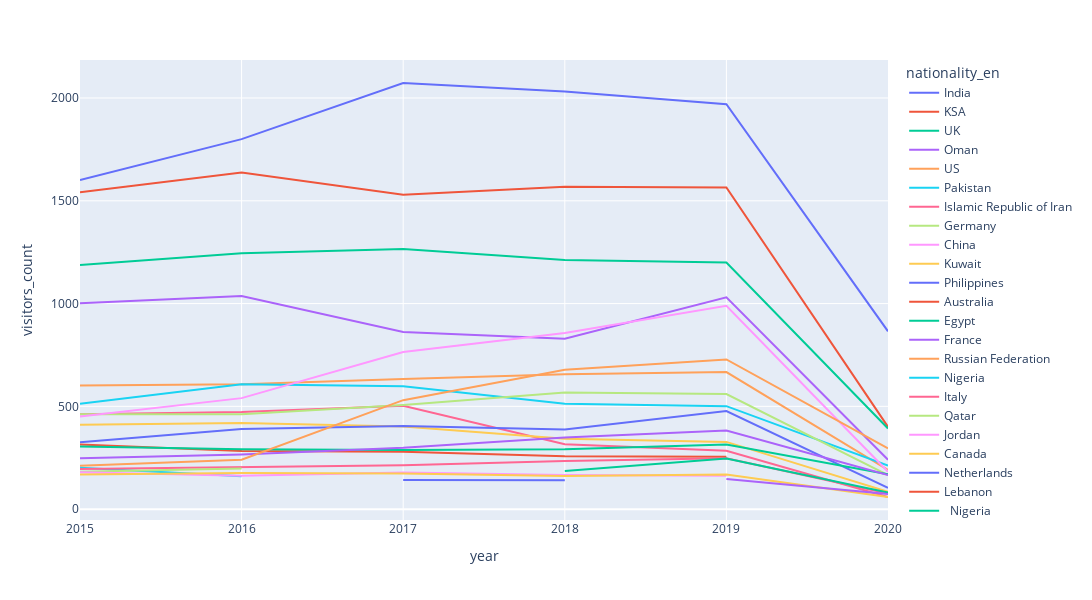

Write notebook code for a chart like this one.
### Code cell
px.line(
    data_frame=visitors_filtered,
    x="year",
    y="visitors_count",
    color="nationality_en",
    height=600,
    width=1200,
)

### Figure 1 — Plotly figure (JSON) as saved in the notebook; plotly's stock layout.template omitted (floating-point values rounded to 4 significant figures)
{"data": [{"hovertemplate": "nationality_en=India<br>year=%{x}<br>visitors_count=%{y}<extra></extra>", "legendgroup": "India", "line": {"color": "#636efa", "dash": "solid"}, "marker": {"symbol": "circle"}, "mode": "lines", "name": "India", "orientation": "v", "showlegend": true, "type": "scatter", "x": [2015, 2016, 2017, 2018, 2019, 2020], "xaxis": "x", "y": [1601, 1800, 2073, 2032, 1970, 865], "yaxis": "y"}, {"hovertemplate": "nationality_en=KSA<br>year=%{x}<br>visitors_count=%{y}<extra></extra>", "legendgroup": "KSA", "line": {"color": "#EF553B", "dash": "solid"}, "marker": {"symbol": "circle"}, "mode": "lines", "name": "KSA", "orientation": "v", "showlegend": true, "type": "scatter", "x": [2015, 2016, 2017, 2018, 2019, 2020], "xaxis": "x", "y": [1542, 1638, 1529, 1568, 1565, 400], "yaxis": "y"}, {"hovertemplate": "nationality_en=UK<br>year=%{x}<br>visitors_count=%{y}<extra></extra>", "legendgroup": "UK", "line": {"color": "#00cc96", "dash": "solid"}, "marker": {"symbol": "circle"}, "mode": "lines", "name": "UK", "orientation": "v", "showlegend": true, "type": "scatter", "x": [2015, 2016, 2017, 2018, 2019, 2020], "xaxis": "x", "y": [1188, 1245, 1265, 1212, 1200, 392], "yaxis": "y"}, {"hovertemplate": "nationality_en=Oman<br>year=%{x}<br>visitors_count=%{y}<extra></extra>", "legendgroup": "Oman", "line": {"color": "#ab63fa", "dash": "solid"}, "marker": {"symbol": "circle"}, "mode": "lines", "name": "Oman", "orientation": "v", "showlegend": true, "type": "scatter", "x": [2015, 2016, 2017, 2018, 2019, 2020], "xaxis": "x", "y": [1002, 1037, 862, 829, 1030, 240], "yaxis": "y"}, {"hovertemplate": "nationality_en=US<br>year=%{x}<br>visitors_count=%{y}<extra></extra>", "legendgroup": "US", "line": {"color": "#FFA15A", "dash": "solid"}, "marker": {"symbol": "circle"}, "mode": "lines", "name": "US", "orientation": "v", "showlegend": true, "type": "scatter", "x": [2015, 2016, 2017, 2018, 2019, 2020], "xaxis": "x", "y": [602, 607, 633, 656, 667, 191], "yaxis": "y"}, {"hovertemplate": "nationality_en=Pakistan<br>year=%{x}<br>visitors_count=%{y}<extra></extra>", "legendgroup": "Pakistan", "line": {"color": "#19d3f3", "dash": "solid"}, "marker": {"symbol": "circle"}, "mode": "lines", "name": "Pakistan", "orientation": "v", "showlegend": true, "type": "scatter", "x": [2015, 2016, 2017, 2018, 2019, 2020], "xaxis": "x", "y": [513, 607, 598, 513, 501, 212], "yaxis": "y"}, {"hovertemplate": "nationality_en=Islamic Republic of Iran <br>year=%{x}<br>visitors_count=%{y}<extra></extra>", "legendgroup": "Islamic Republic of Iran ", "line": {"color": "#FF6692", "dash": "solid"}, "marker": {"symbol": "circle"}, "mode": "lines", "name": "Islamic Republic of Iran ", "orientation": "v", "showlegend": true, "type": "scatter", "x": [2015, 2016, 2017, 2018, 2019, 2020], "xaxis": "x", "y": [462, 472, 503, 316, 284, 59], "yaxis": "y"}, {"hovertemplate": "nationality_en=Germany<br>year=%{x}<br>visitors_count=%{y}<extra></extra>", "legendgroup": "Germany", "line": {"color": "#B6E880", "dash": "solid"}, "marker": {"symbol": "circle"}, "mode": "lines", "name": "Germany", "orientation": "v", "showlegend": true, "type": "scatter", "x": [2015, 2016, 2017, 2018, 2019, 2020], "xaxis": "x", "y": [461, 462, 506, 567, 560, 165], "yaxis": "y"}, {"hovertemplate": "nationality_en=China<br>year=%{x}<br>visitors_count=%{y}<extra></extra>", "legendgroup": "China", "line": {"color": "#FF97FF", "dash": "solid"}, "marker": {"symbol": "circle"}, "mode": "lines", "name": "China", "orientation": "v", "showlegend": true, "type": "scatter", "x": [2015, 2016, 2017, 2018, 2019, 2020], "xaxis": "x", "y": [450, 540, 764, 857, 989, 182], "yaxis": "y"}, {"hovertemplate": "nationality_en=Kuwait<br>year=%{x}<br>visitors_count=%{y}<extra></extra>", "legendgroup": "Kuwait", "line": {"color": "#FECB52", "dash": "solid"}, "marker": {"symbol": "circle"}, "mode": "lines", "name": "Kuwait", "orientation": "v", "showlegend": true, "type": "scatter", "x": [2015, 2016, 2017, 2018, 2019, 2020], "xaxis": "x", "y": [410, 419, 402, 342, 327, 84], "yaxis": "y"}, {"hovertemplate": "nationality_en=Philippines<br>year=%{x}<br>visitors_count=%{y}<extra></extra>", "legendgroup": "Philippines", "line": {"color": "#636efa", "dash": "solid"}, "marker": {"symbol": "circle"}, "mode": "lines", "name": "Philippines", "orientation": "v", "showlegend": true, "type": "scatter", "x": [2015, 2016, 2017, 2018, 2019, 2020], "xaxis": "x", "y": [325, 390, 405, 387, 477, 104], "yaxis": "y"}, {"hovertemplate": "nationality_en=Australia<br>year=%{x}<br>visitors_count=%{y}<extra></extra>", "legendgroup": "Australia", "line": {"color": "#EF553B", "dash": "solid"}, "marker": {"symbol": "circle"}, "mode": "lines", "name": "Australia", "orientation": "v", "showlegend": true, "type": "scatter", "x": [2015, 2016, 2017, 2018, 2019], "xaxis": "x", "y": [315, 283, 279, 257, 255], "yaxis": "y"}, {"hovertemplate": "nationality_en=Egypt<br>year=%{x}<br>visitors_count=%{y}<extra></extra>", "legendgroup": "Egypt", "line": {"color": "#00cc96", "dash": "solid"}, "marker": {"symbol": "circle"}, "mode": "lines", "name": "Egypt", "orientation": "v", "showlegend": true, "type": "scatter", "x": [2015, 2016, 2017, 2018, 2019, 2020], "xaxis": "x", "y": [305, 291, 288, 291, 314, 170], "yaxis": "y"}, {"hovertemplate": "nationality_en=France<br>year=%{x}<br>visitors_count=%{y}<extra></extra>", "legendgroup": "France", "line": {"color": "#ab63fa", "dash": "solid"}, "marker": {"symbol": "circle"}, "mode": "lines", "name": "France", "orientation": "v", "showlegend": true, "type": "scatter", "x": [2015, 2016, 2017, 2018, 2019, 2020], "xaxis": "x", "y": [248, 266, 298, 348, 382, 166], "yaxis": "y"}, {"hovertemplate": "nationality_en=Russian Federation<br>year=%{x}<br>visitors_count=%{y}<extra></extra>", "legendgroup": "Russian Federation", "line": {"color": "#FFA15A", "dash": "solid"}, "marker": {"symbol": "circle"}, "mode": "lines", "name": "Russian Federation", "orientation": "v", "showlegend": true, "type": "scatter", "x": [2015, 2016, 2017, 2018, 2019, 2020], "xaxis": "x", "y": [211, 240, 530, 678, 728, 296], "yaxis": "y"}, {"hovertemplate": "nationality_en=Nigeria<br>year=%{x}<br>visitors_count=%{y}<extra></extra>", "legendgroup": "Nigeria", "line": {"color": "#19d3f3", "dash": "solid"}, "marker": {"symbol": "circle"}, "mode": "lines", "name": "Nigeria", "orientation": "v", "showlegend": true, "type": "scatter", "x": [2015, 2016], "xaxis": "x", "y": [201, 160], "yaxis": "y"}, {"hovertemplate": "nationality_en=Italy<br>year=%{x}<br>visitors_count=%{y}<extra></extra>", "legendgroup": "Italy", "line": {"color": "#FF6692", "dash": "solid"}, "marker": {"symbol": "circle"}, "mode": "lines", "name": "Italy", "orientation": "v", "showlegend": true, "type": "scatter", "x": [2015, 2016, 2017, 2018, 2019, 2020], "xaxis": "x", "y": [195, 204, 214, 234, 247, 76], "yaxis": "y"}, {"hovertemplate": "nationality_en=Qatar<br>year=%{x}<br>visitors_count=%{y}<extra></extra>", "legendgroup": "Qatar", "line": {"color": "#B6E880", "dash": "solid"}, "marker": {"symbol": "circle"}, "mode": "lines", "name": "Qatar", "orientation": "v", "showlegend": true, "type": "scatter", "x": [2015, 2016], "xaxis": "x", "y": [182, 198], "yaxis": "y"}, {"hovertemplate": "nationality_en=Jordan<br>year=%{x}<br>visitors_count=%{y}<extra></extra>", "legendgroup": "Jordan", "line": {"color": "#FF97FF", "dash": "solid"}, "marker": {"symbol": "circle"}, "mode": "lines", "name": "Jordan", "orientation": "v", "showlegend": true, "type": "scatter", "x": [2015, 2016, 2017, 2018, 2019], "xaxis": "x", "y": [180, 162, 178, 166, 162], "yaxis": "y"}, {"hovertemplate": "nationality_en=Canada<br>year=%{x}<br>visitors_count=%{y}<extra></extra>", "legendgroup": "Canada", "line": {"color": "#FECB52", "dash": "solid"}, "marker": {"symbol": "circle"}, "mode": "lines", "name": "Canada", "orientation": "v", "showlegend": true, "type": "scatter", "x": [2015, 2016, 2017, 2018, 2019, 2020], "xaxis": "x", "y": [168, 176, 173, 161, 169, 59], "yaxis": "y"}, {"hovertemplate": "nationality_en=Netherlands<br>year=%{x}<br>visitors_count=%{y}<extra></extra>", "legendgroup": "Netherlands", "line": {"color": "#636efa", "dash": "solid"}, "marker": {"symbol": "circle"}, "mode": "lines", "name": "Netherlands", "orientation": "v", "showlegend": true, "type": "scatter", "x": [2017, 2018], "xaxis": "x", "y": [142, 140], "yaxis": "y"}, {"hovertemplate": "nationality_en=Lebanon<br>year=%{x}<br>visitors_count=%{y}<extra></extra>", "legendgroup": "Lebanon", "line": {"color": "#EF553B", "dash": "solid"}, "marker": {"symbol": "circle"}, "mode": "lines", "name": "Lebanon", "orientation": "v", "showlegend": true, "type": "scatter", "x": [2017], "xaxis": "x", "y": [142], "yaxis": "y"}, {"hovertemplate": "nationality_en=  Nigeria<br>year=%{x}<br>visitors_count=%{y}<extra></extra>", "legendgroup": "  Nigeria", "line": {"color": "#00cc96", "dash": "solid"}, "marker": {"symbol": "circle"}, "mode": "lines", "name": "  Nigeria", "orientation": "v", "showlegend": true, "type": "scatter", "x": [2018, 2019, 2020], "xaxis": "x", "y": [185, 246, 81], "yaxis": "y"}, {"hovertemplate": "nationality_en=Kazakhstan<br>year=%{x}<br>visitors_count=%{y}<extra></extra>", "legendgroup": "Kazakhstan", "line": {"color": "#ab63fa", "dash": "solid"}, "marker": {"symbol": "circle"}, "mode": "lines", "name": "Kazakhstan", "orientation": "v", "showlegend": true, "type": "scatter", "x": [2019, 2020], "xaxis": "x", "y": [147, 74], "yaxis": "y"}], "layout": {"height": 600, "legend": {"title": {"text": "nationality_en"}, "tracegroupgap": 0}, "margin": {"t": 60}, "width": 1200, "xaxis": {"anchor": "y", "autorange": true, "domain": [0, 1], "range": [2015, 2020], "title": {"text": "year"}, "type": "linear"}, "yaxis": {"anchor": "x", "autorange": true, "domain": [0, 1], "range": [-52.89, 2185.0], "title": {"text": "visitors_count"}, "type": "linear"}}}
